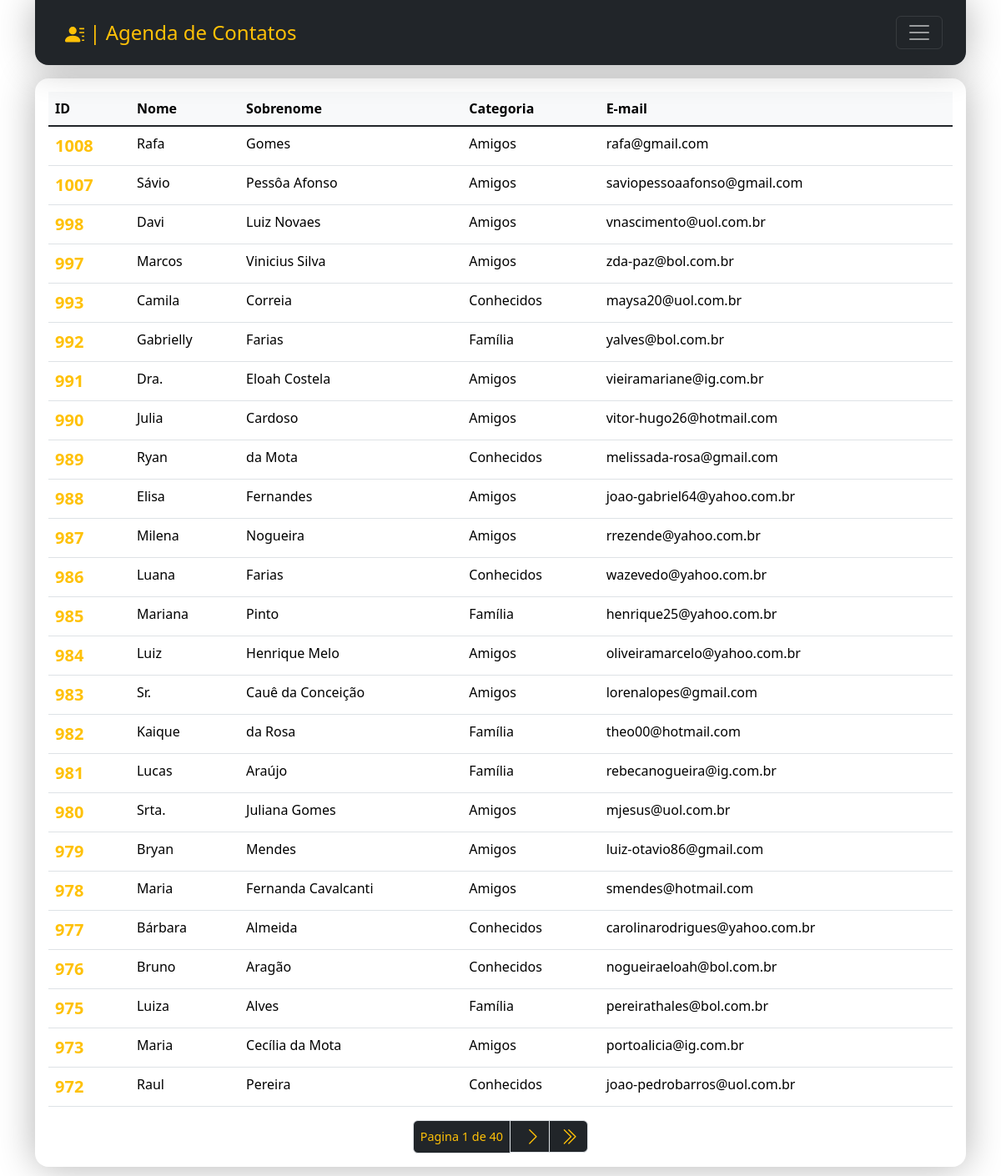
Before: / with the older database file.
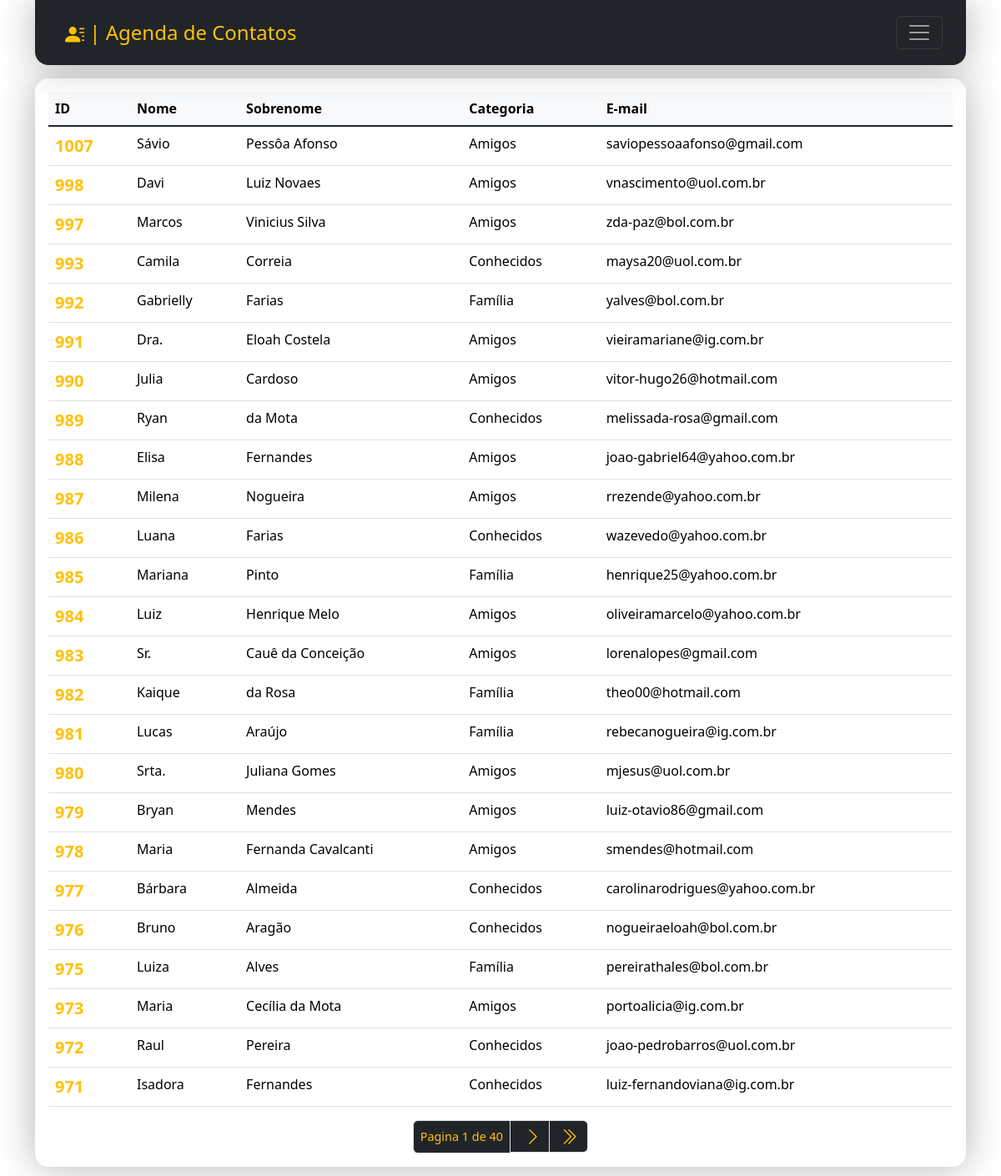
After: the same page with the newer database file.
### contact/models.py (models this page shows, shortened)
class Contact(models.Model):
    first_name = models.CharField(max_length=50)
    last_name = models.CharField(max_length=50, blank=True)
    phone = models.CharField(max_length=50)
    email = models.EmailField(max_length=254, blank=True)
    created_date = models.DateTimeField(default=timezone.now)
    description = models.TextField(blank=True)
    show = models.BooleanField(default=True)
    picture = models.ImageField(blank=True, upload_to='pictures/%Y/%m/')
    category = models.ForeignKey(
        Category,
        on_delete=models.SET_NULL,
        blank=True, null=True
    )
    owner = models.ForeignKey(
        User,
        on_delete=models.SET_NULL,
        blank=True, null=True
    )

class Category(models.Model):
    class Meta:
        verbose_name = 'Category'
        verbose_name_plural = 'Categories'
    name = models.CharField(max_length=50)
    def __str__(self) -> str:
        return self.name

### contact/views/contact_views.py (the view)
# urls.py: path('', views.index, name='index'),
def index(request):
    contacts = Contact.objects\
        .filter(show=True)\
        .order_by('-id')
    paginator = Paginator(contacts, 25)
    page_number = request.GET.get("page")
    page_obj = paginator.get_page(page_number)
    context = {
        'page_obj': page_obj,
        'site_title': 'Contatos',
    }
    return render(
        request,
        'contact/index.html',
        context
    )

### contact/templates/contact/index.html (shortened to what this page needs)
{% extends "global/base.html" %}
{% block corpo %}
<div class="w-100 mx-3 mt-3 table-responsive">
    {% if page_obj %}
    <table class=" table table-hover">
        <thead class="table-light">
          <tr>
            <th scope="col">ID</th>
            <th scope="col">Nome</th>
            <th scope="col">Sobrenome</th>
            <th scope="col">Categoria</th>
            <th scope="col">E-mail</th>
          </tr>
        </thead>
        <tbody class="table-group-divider">
            {% for contact in page_obj %}
                    <tr>
                        <th scope="row">
                            <a
                            class="link-warning link-offset-2 link-underline-opacity-0 link-underline-opacity-100-hover fs-5"
                            href=" {% url "contact:contact" contact.id %} "
                            >
                                {{contact.id}}
                            </a>
                        </th>
                        <td>
                            {{contact.first_name}}
                        </td>
                        <td>
                            {{contact.last_name}}
                        </td>
                        <td>
                            {{contact.category}}
                        </td>
                        <td>
                            {{contact.email}}
                        </td>
                    </tr>
            {% endfor %}
        </tbody>
      </table>
{% endif %}
{% endblock corpo %}

### base_templates/global/base.html (shortened to what this page needs)
<!DOCTYPE html>
<html lang="pt-br">
<head>
  {% include "global/partials/head.html" %}
</head>
<body>
  <div class="container">
    {% include "global/partials/header.html" %}
    <main class="w-100 d-flex justify-content-center h-auto min-vh-91 shadow-big my-3 rounded-4">
      {% block corpo %}  {% endblock corpo %}
      {% include "global/partials/_paginator.html" %}
    </main>
  </div>
</body>
</html>

### base_templates/global/partials/head.html (shortened to what this page needs)
  {% load static %}
  <link rel="stylesheet" href="{% static "bootstrap/css/bootstrap.css" %} ">

### base_templates/global/partials/header.html (shortened to what this page needs)
<header>
  <nav class="navbar navbar-dark bg-dark fixed-top position-relative p-lg-3 shadow-big rounded-4 rounded-top-0">
    <div class="container-fluid">
      <a class="navbar-brand link-warning link-offset-2 link-underline-opacity-0 link-underline-opacity-100-hover mx-lg-2 ms-2 fs-4" href=" {% url "contact:index" %} ">
         | Agenda de Contatos</a>
      <button class="navbar-toggler focus-ring focus-ring-warning text-info" type="button" data-bs-toggle="offcanvas" data-bs-target="#offcanvasDarkNavbar" aria-controls="offcanvasDarkNavbar" aria-label="Toggle navigation">
        <span class="navbar-toggler-icon"></span>
      </button>
    </div>
  </nav>
</header>

### base_templates/global/partials/_paginator.html (shortened to what this page needs)
{% if page_obj %}
<nav aria-label="Page navigation">
  <ul class="pagination w-100 d-flex justify-content-center">
    <li class="page-item disabled">
      <span class="page-link text-warning bg-dark text-warning p-2 fs-7 ">Pagina {{ page_obj.number }} de {{ page_obj.paginator.num_pages }}</span>
    </li>
    {% if page_obj.has_next %}
    <li class="page-item">
      <a class="page-link focus-ring focus-ring-warning bg-dark" href="?page={{ page_obj.next_page_number }}&q={{ request.GET.q.strip }}" aria-label="Next">
        <span aria-hidden="true" class="text-warning">
        </span>
      </a>
    </li>
    <li class="page-item">
      <a class="page-link focus-ring focus-ring-warning bg-dark" href="?page={{ page_obj.paginator.num_pages }}&q={{ request.GET.q.strip }}" aria-label="Last">
        <span aria-hidden="true" class="text-warning">
        </span>
      </a>
    </li>
    {% endif %}
  </ul>
</nav>
{% endif %}

Changed rows visible on the page:
removed Contact: id "1008", first_name "Rafa", last_name "Gomes", category "Amigos", email "rafa@gmail.com"
now on this page (row unchanged): Contact: id "971", first_name "Isadora", last_name "Fernandes", category "Conhecidos", email "luiz-fernandoviana@ig.com.br"
